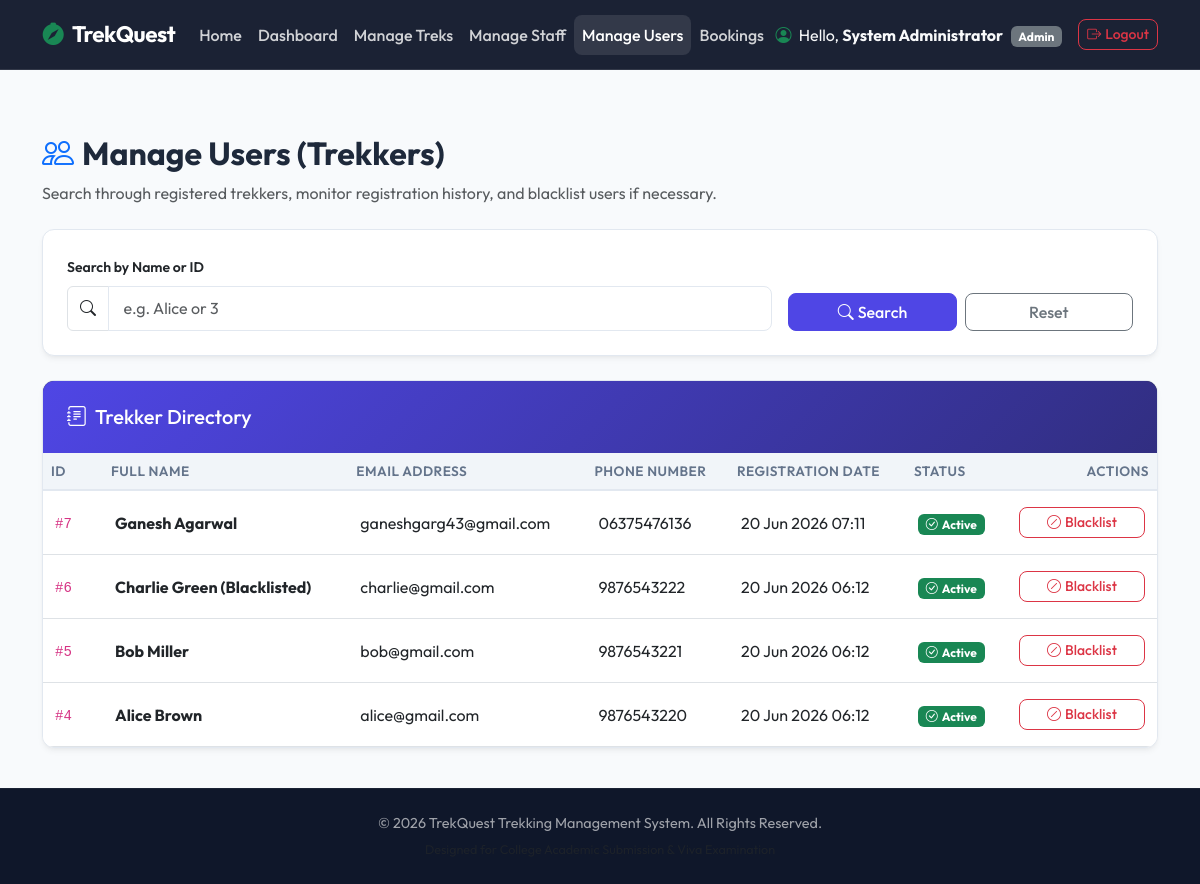
Before: /admin/users (signed in) with the older database file.
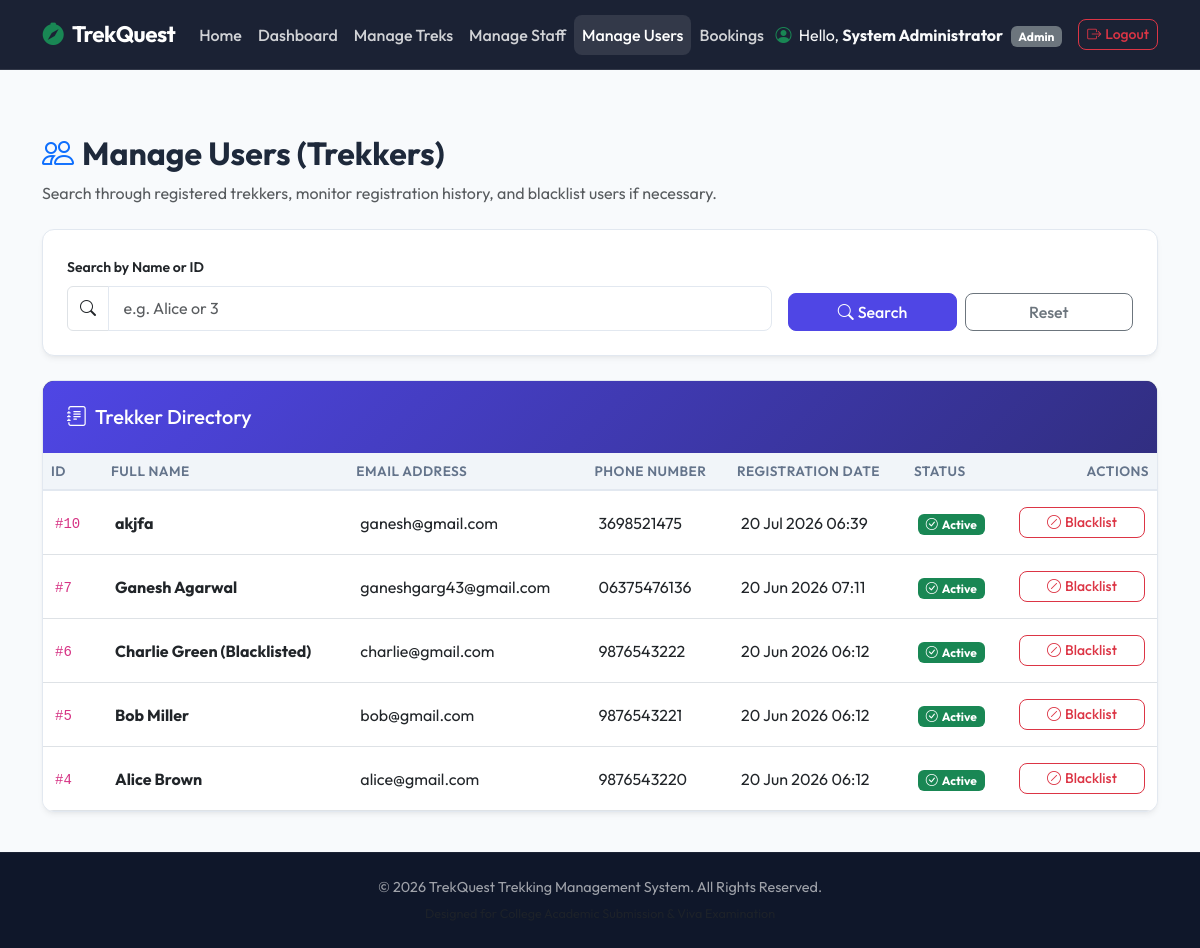
After: the same page with the newer database file.
### models.py (models this page shows, shortened)
class User(db.Model, UserMixin):
    __tablename__ = 'user'
    id = db.Column(db.Integer, primary_key=True)
    full_name = db.Column(db.String(100), nullable=False)
    email = db.Column(db.String(120), unique=True, nullable=False, index=True)
    phone = db.Column(db.String(15), nullable=False)
    password_hash = db.Column(db.String(256), nullable=False)
    role = db.Column(db.String(20), default='user', nullable=False) # admin, staff, user
    is_blacklisted = db.Column(db.Boolean, default=False, nullable=False)
    created_at = db.Column(db.DateTime, default=lambda: datetime.now(timezone.utc), nullable=False)
    bookings = db.relationship('Booking', backref='user', cascade='all, delete-orphan', lazy=True)
    staff_profile = db.relationship('StaffProfile', backref='user_profile', uselist=False, cascade='all, delete-orphan')

### app.py (the view)
@app.route('/admin/users')
@login_required
def manage_users():
    if current_user.role != 'admin':
        flash("Unauthorized: Admin privilege required.", "danger")
        return redirect(url_for('index'))
    search_query = request.args.get('search', '').strip()
    query = User.query.filter(User.role == 'user')
    if search_query:
        if search_query.isdigit():
            query = query.filter(User.id == int(search_query))
        else:
            query = query.filter(User.full_name.like(f"%{search_query}%"))
    users = query.order_by(User.created_at.desc()).all()
    return render_template('admin/users.html', users=users, search_query=search_query)

### app.py (called while the page is built)
@login_manager.user_loader
def load_user(user_id):
    user = User.query.get(int(user_id))
    if user and user.is_blacklisted:
        return None  # Automatically logs out the user
    return user

### templates/admin/users.html (shortened to what the changed rows need)
{% extends 'base.html' %}
{% block content %}
<div class="container">
    <div class="mb-4">
        <h2 class="fw-bold"><i class="bi bi-people text-primary me-2"></i>Manage Users (Trekkers)</h2>
    </div>
    <div class="card card-premium">
        <div class="table-responsive">
            <table class="table table-hover table-premium mb-0">
                <thead>
                    <tr>
                        <th style="width: 60px;">ID</th>
                        <th>Full Name</th>
                        <th>Email Address</th>
                        <th>Phone Number</th>
                        <th>Registration Date</th>
                        <th>Status</th>
                        <th class="text-end" style="width: 150px;">Actions</th>
                    </tr>
                </thead>
                <tbody>
                    {% for user in users %}
                        <tr>
                            <td><code>#{{ user.id }}</code></td>
                            <td><strong>{{ user.full_name }}</strong></td>
                            <td>{{ user.email }}</td>
                            <td>{{ user.phone }}</td>
                            <td>{{ user.created_at.strftime('%d %b %Y %H:%M') }}</td>
                            <td>
                                {% if user.is_blacklisted %}
                                    <span class="badge bg-danger"><i class="bi bi-x-octagon me-1"></i>Blacklisted</span>
                                {% else %}
                                    <span class="badge bg-success"><i class="bi bi-check-circle me-1"></i>Active</span>
                                {% endif %}
                            </td>
                            <td class="text-end">
                                {% if user.is_blacklisted %}
                                    <form action="{{ url_for('toggle_blacklist_user', user_id=user.id) }}" method="POST" style="display:inline;">
                                        <input type="hidden" name="csrf_token" value="{{ csrf_token() }}">
                                        <button type="submit" class="btn btn-outline-success btn-sm w-100">
                                            <i class="bi bi-unlock me-1"></i>Unblacklist
                                        </button>
                                    </form>
                                {% else %}
                                    <form action="{{ url_for('toggle_blacklist_user', user_id=user.id) }}" method="POST" onsubmit="return confirm('Are you sure you want to blacklist this user? They will not be able to log in or book treks.');" style="display:inline;">
                                        <button type="submit" class="btn btn-outline-danger btn-sm w-100">
                                            <i class="bi bi-slash-circle me-1"></i>Blacklist
                                        </button>
                                    </form>
                                {% endif %}
                            </td>
                        </tr>
                    {% endfor %}
                </tbody>
            </table>
        </div>
    </div>
</div>
{% endblock %}

Changed rows visible on the page:
added User: id "10", full_name "akjfa", email "ganesh@gmail.com", phone "3698521475", created_at "20 Jul 2026 06:39", is_blacklisted False (drawn)
